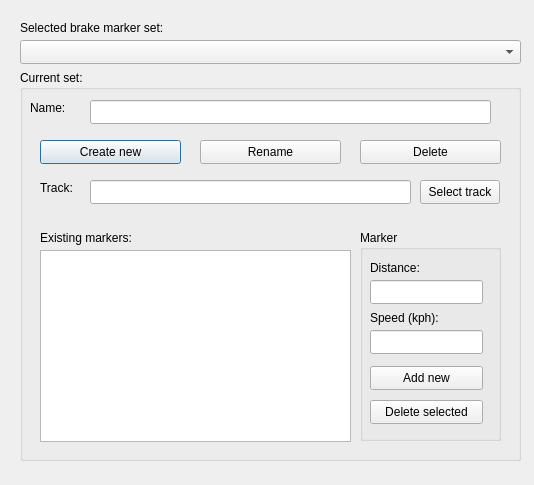
<?xml version="1.0" encoding="UTF-8"?>
<ui version="4.0">
 <class>WindowBrakeMarkerEditor</class>
 <widget class="QDialog" name="WindowBrakeMarkerEditor">
  <property name="geometry">
   <rect>
    <x>0</x>
    <y>0</y>
    <width>534</width>
    <height>485</height>
   </rect>
  </property>
  <property name="windowTitle">
   <string>Brake marker editor</string>
  </property>
  <widget class="QComboBox" name="cb_SetList">
   <property name="geometry">
    <rect>
     <x>20</x>
     <y>40</y>
     <width>501</width>
     <height>24</height>
    </rect>
   </property>
  </widget>
  <widget class="QLabel" name="lbl_SelBrMaSe">
   <property name="geometry">
    <rect>
     <x>20</x>
     <y>20</y>
     <width>181</width>
     <height>16</height>
    </rect>
   </property>
   <property name="text">
    <string>Selected brake marker set:</string>
   </property>
  </widget>
  <widget class="QGroupBox" name="gb_CurrentSet">
   <property name="geometry">
    <rect>
     <x>20</x>
     <y>70</y>
     <width>501</width>
     <height>391</height>
    </rect>
   </property>
   <property name="title">
    <string>Current set:</string>
   </property>
   <widget class="QLabel" name="lbl_Name">
    <property name="geometry">
     <rect>
      <x>10</x>
      <y>30</y>
      <width>49</width>
      <height>16</height>
     </rect>
    </property>
    <property name="text">
     <string>Name:</string>
    </property>
   </widget>
   <widget class="QLineEdit" name="le_CurrentSetName">
    <property name="geometry">
     <rect>
      <x>70</x>
      <y>30</y>
      <width>401</width>
      <height>24</height>
     </rect>
    </property>
   </widget>
   <widget class="QPushButton" name="btn_Save">
    <property name="geometry">
     <rect>
      <x>20</x>
      <y>70</y>
      <width>141</width>
      <height>24</height>
     </rect>
    </property>
    <property name="text">
     <string>Create new</string>
    </property>
   </widget>
   <widget class="QPushButton" name="btn_Rename">
    <property name="geometry">
     <rect>
      <x>180</x>
      <y>70</y>
      <width>141</width>
      <height>24</height>
     </rect>
    </property>
    <property name="text">
     <string>Rename</string>
    </property>
   </widget>
   <widget class="QPushButton" name="btn_Delete">
    <property name="geometry">
     <rect>
      <x>340</x>
      <y>70</y>
      <width>141</width>
      <height>24</height>
     </rect>
    </property>
    <property name="text">
     <string>Delete</string>
    </property>
   </widget>
   <widget class="QListWidget" name="lb_Markers">
    <property name="geometry">
     <rect>
      <x>20</x>
      <y>180</y>
      <width>311</width>
      <height>192</height>
     </rect>
    </property>
   </widget>
   <widget class="QGroupBox" name="gb_Marker">
    <property name="geometry">
     <rect>
      <x>340</x>
      <y>160</y>
      <width>141</width>
      <height>211</height>
     </rect>
    </property>
    <property name="title">
     <string>Marker</string>
    </property>
    <widget class="QLabel" name="lbl_Distance">
     <property name="geometry">
      <rect>
       <x>10</x>
       <y>30</y>
       <width>61</width>
       <height>16</height>
      </rect>
     </property>
     <property name="text">
      <string>Distance:</string>
     </property>
    </widget>
    <widget class="QLabel" name="lbl_Speed">
     <property name="geometry">
      <rect>
       <x>10</x>
       <y>80</y>
       <width>101</width>
       <height>16</height>
      </rect>
     </property>
     <property name="text">
      <string>Speed (kph):</string>
     </property>
    </widget>
    <widget class="QLineEdit" name="le_Distance">
     <property name="geometry">
      <rect>
       <x>10</x>
       <y>50</y>
       <width>113</width>
       <height>24</height>
      </rect>
     </property>
    </widget>
    <widget class="QLineEdit" name="le_Speed">
     <property name="geometry">
      <rect>
       <x>10</x>
       <y>100</y>
       <width>113</width>
       <height>24</height>
      </rect>
     </property>
    </widget>
    <widget class="QPushButton" name="btn_AddNewMarker">
     <property name="geometry">
      <rect>
       <x>10</x>
       <y>136</y>
       <width>113</width>
       <height>24</height>
      </rect>
     </property>
     <property name="text">
      <string>Add new</string>
     </property>
    </widget>
    <widget class="QPushButton" name="btn_DelMarker">
     <property name="geometry">
      <rect>
       <x>10</x>
       <y>170</y>
       <width>113</width>
       <height>24</height>
      </rect>
     </property>
     <property name="text">
      <string>Delete selected</string>
     </property>
    </widget>
   </widget>
   <widget class="QLabel" name="lbl_ExistingMarkers">
    <property name="geometry">
     <rect>
      <x>20</x>
      <y>160</y>
      <width>111</width>
      <height>16</height>
     </rect>
    </property>
    <property name="text">
     <string>Existing markers:</string>
    </property>
   </widget>
   <widget class="QLabel" name="lbl_Track">
    <property name="geometry">
     <rect>
      <x>20</x>
      <y>110</y>
      <width>41</width>
      <height>16</height>
     </rect>
    </property>
    <property name="text">
     <string>Track:</string>
    </property>
   </widget>
   <widget class="QLineEdit" name="le_Track">
    <property name="geometry">
     <rect>
      <x>70</x>
      <y>110</y>
      <width>321</width>
      <height>24</height>
     </rect>
    </property>
    <property name="readOnly">
     <bool>true</bool>
    </property>
   </widget>
   <widget class="QPushButton" name="btn_SelectTrack">
    <property name="geometry">
     <rect>
      <x>400</x>
      <y>110</y>
      <width>80</width>
      <height>24</height>
     </rect>
    </property>
    <property name="text">
     <string>Select track</string>
    </property>
   </widget>
  </widget>
 </widget>
 <resources/>
 <connections/>
</ui>
